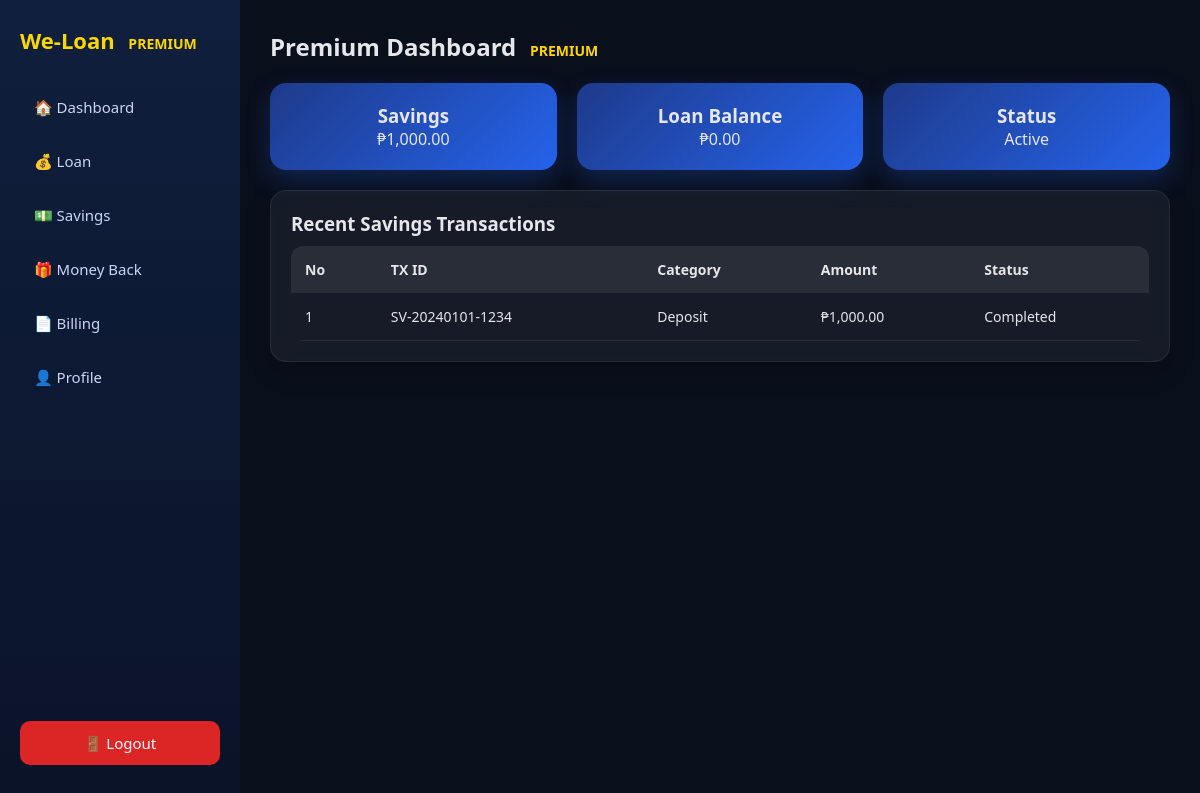
/premium_user/premium_dashboard.php (signed in), run on the app's committed database.
### tables this page shows
CREATE TABLE `users` (
  `id` int(11) NOT NULL,
  `username` varchar(255) NOT NULL COMMENT 'Username or email',
  `email` varchar(255) NOT NULL,
  `password_hash` varchar(255) NOT NULL,
  `account_type` enum('basic','premium') NOT NULL DEFAULT 'basic',
  `name` varchar(255) NOT NULL,
  `address` text NOT NULL,
  `gender` enum('male','female','other') DEFAULT NULL,
  `birthday` date NOT NULL,
  `age` int(11) DEFAULT 0 COMMENT 'Computed from birthday',
  `phone` varchar(11) NOT NULL COMMENT 'PH format 09xxxxxxxxx',
  `bank_name` varchar(255) NOT NULL,
  `bank_account` varchar(50) NOT NULL,
  `account_holder` varchar(255) NOT NULL,
  `tin` varchar(20) NOT NULL,
  `company_name` varchar(255) NOT NULL,
  `company_address` text NOT NULL,
  `company_phone` varchar(11) NOT NULL,
  `position` varchar(255) NOT NULL,
  `monthly_earnings` decimal(10,2) NOT NULL,
  `proof_billing_path` varchar(500) DEFAULT NULL,
  `valid_id_path` varchar(500) DEFAULT NULL,
  `coe_path` varchar(500) DEFAULT NULL,
  `status` enum('pending','active','disabled') DEFAULT 'pending',
  `verified` tinyint(1) DEFAULT 0,
  `savings_balance` decimal(10,2) DEFAULT 0.00,
  `current_loan_amount` decimal(10,2) DEFAULT 0.00,
  `max_loan_amount` decimal(10,2) DEFAULT 10000.00 COMMENT 'Increases gradually up to 50000',
  `max_tenure_months` int(11) DEFAULT 12,
  `last_savings_activity` date DEFAULT NULL,
  `created_at` timestamp NOT NULL DEFAULT current_timestamp(),
  `updated_at` timestamp NOT NULL DEFAULT current_timestamp() ON UPDATE current_timestamp()
);

CREATE TABLE `savings_transactions` (
  `no` int(11) NOT NULL,
  `tx_id` varchar(20) NOT NULL COMMENT 'Random unique SV-YYYYMMDD-XXXX',
  `user_id` int(11) NOT NULL,
  `category` enum('deposit','withdrawal') NOT NULL,
  `amount` decimal(10,2) NOT NULL,
  `balance_after` decimal(10,2) DEFAULT NULL,
  `status` enum('pending','completed','failed','rejected') DEFAULT 'pending',
  `request_id` int(11) DEFAULT NULL,
  `admin_note` text DEFAULT NULL,
  `created_at` timestamp NOT NULL DEFAULT current_timestamp()
);

### premium_user/premium_dashboard.php (the view, shortened to what this page needs)
<?php
require_once __DIR__ . '/../db_connect_new.php';
$user_id = $_SESSION['user_id'];
$stmt = $pdo->prepare("SELECT * FROM users WHERE id=?");
$stmt->execute([$user_id]);
$user = $stmt->fetch();
$savings = $user['savings_balance'];
$loan = $user['current_loan_amount'];
$transactions = $pdo->prepare("
    SELECT * FROM savings_transactions
    WHERE user_id=?
    ORDER BY no DESC LIMIT 5
");
$transactions->execute([$user_id]);
?>
<!DOCTYPE html>
<html>
<head>
<link rel="stylesheet" href="premiumdb.css">
</head>
<body>
<div class="container">
<?php include 'sidebar.php'; ?>
<div class="main">
<h2>Premium Dashboard</h2>
<div class="cards">
<div class="card-box">
<h3>Savings</h3>
<p>₱<?php echo number_format($savings,2); ?></p>
</div>
<div class="card-box">
<h3>Loan Balance</h3>
<p>₱<?php echo number_format($loan,2); ?></p>
</div>
<div class="card-box">
<h3>Status</h3>
<p><?php echo ucfirst($user['status']); ?></p>
</div>
</div>
<div class="card">
<h3>Recent Savings Transactions</h3>
<table>
<tr>
<th>No</th>
<th>TX ID</th>
<th>Category</th>
<th>Amount</th>
<th>Status</th>
</tr>
<?php foreach($transactions as $t): ?>
<tr>
<td><?= $t['no'] ?></td>
<td><?= $t['tx_id'] ?></td>
<td><?= ucfirst($t['category']) ?></td>
<td>₱<?= number_format($t['amount'],2) ?></td>
<td class="<?= $t['status'] ?>"><?= ucfirst($t['status']) ?></td>
</tr>
<?php endforeach; ?>
</table>
</div>
</div>
</div>
</body>
</html>

### premium_user/premiumdb.css (style rules this page uses)
* { margin: 0; padding: 0; box-sizing: border-box; }
body { font-family: 'Segoe UI', Arial, sans-serif; background: #0a0f1c; color: #e5e7eb; }
.container { display: flex; }
.main { margin-left: 240px; padding: 30px; width: calc(100% - 240px); }
h2 { margin-bottom: 20px; font-weight: 600; }
h2::after { content: " PREMIUM"; color: gold; font-size: 14px; margin-left: 10px; }
.card { background: rgba(255, 255, 255, 0.05); border-radius: 16px; padding: 20px; margin-top: 20px; backdrop-filter: blur(10px); border: 1px solid rgba(255,255,255,0.08); box-shadow: 0 8px 25px rgba(0,0,0,0.25); }
.cards { display: flex; gap: 20px; flex-wrap: wrap; }
.card-box { flex: 1; min-width: 220px; padding: 20px; border-radius: 16px; text-align: center; background: linear-gradient(135deg, #1e3a8a, #2563eb); box-shadow: 0 10px 25px rgba(37,99,235,0.25); transition: 0.3s; }
table { width: 100%; border-collapse: collapse; margin-top: 10px; border-radius: 12px; overflow: hidden; }
th { text-align: left; padding: 14px; font-size: 14px; background: rgba(255,255,255,0.08); }
td { padding: 14px; font-size: 14px; border-bottom: 1px solid rgba(255,255,255,0.08); }

### data on the page
users: savings_balance "1,000.00", current_loan_amount "0.00", status "Active"
savings_transactions: no "1", tx "SV-20240101-1234", category "Deposit", amount "1,000.00", status "Completed"
